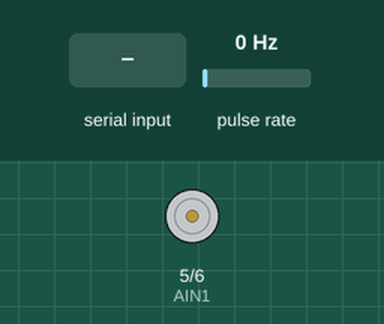
Simulated run of this sketch. Board: Arduino Uno, built with avr-gcc and run on an emulated ATmega328P. On the bench: motor-driver pin pairs drawn as motors (green arrow = first pin HIGH = forward, orange = second pin HIGH = backward, longer = more drive). Wiring (inferred from the names in the program): pulse sensor: data pin 2. The test bench sets the inputs (shaded band); at power-on: pulse rate 0 Hz. What the sketch prints to the serial monitor is not drawn.

Above: at 1.2 s.
1.3 s: "90,45\n" received over Serial
At 1.7 s:
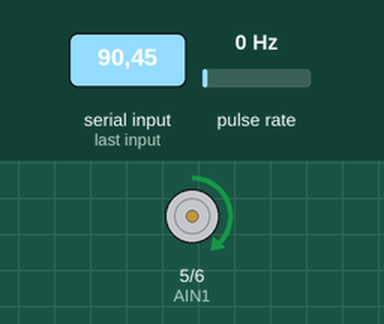
2.8 s: "30,150\n" received over Serial
At 4.0 s:
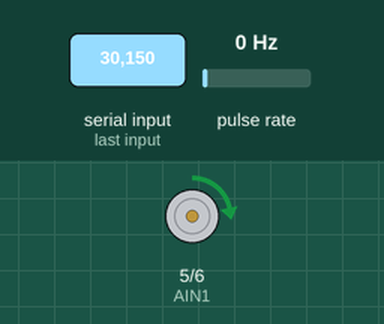
4.3 s: "200\n" received over Serial
At 5.1 s:
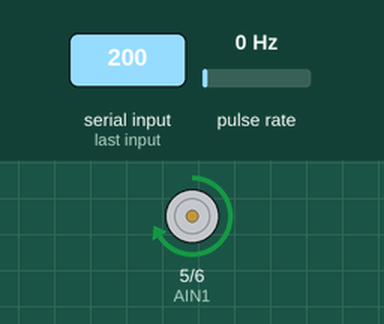
5.8 s: "90\n" received over Serial
At 6.2 s:
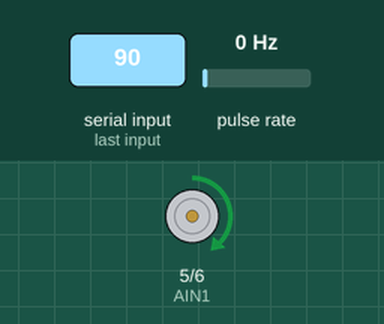
Timing chart, 0 to 8.3 s (numbered marks = the images above; inputs shaded):
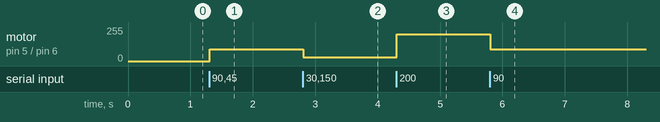

The sketch:

controlMotorLecturaRPM.ino
```cpp
///////////////// PINES ARDUINO ///////////////////////

const int AIN1 = 5;
const int AIN2 = 6;
const int encoderPin = 2;  //Pin 2, donde se conecta el encoder

//////////////// VARIABLES DE TRABAJO ///////////////////////
float rpm = 0.0;  // Revoluciones por minuto calculadas.
int pwm =0; // Ciclo de trabajo
volatile byte pulses = 0;       // Número de pulsos leidos por el Arduino
const float pulsesperturn = 20.0;   // Número de muescas que tiene el disco del encoder.
volatile unsigned long lastTimeDebounce = 0; // Tiempo antirebote.

/////////////////// VARIABLES TIEMPO DE MUESTREO ///////////////
unsigned long lastTime = 0, sampleTime = 100; // Tiempo de muestreo

////////////////// VARIABLES COMUNICACION SERIAL //////////////
String inputString = "";  // String para contener datos entrantes
bool stringComplete = false; // Bandera que indica la recepcion de un dato nuevo


void setup() {

  ////////// CONFIGURACIONES DE PINES //////////////////
  pinMode(AIN2,OUTPUT);
  attachInterrupt(0,counter, RISING); // Configuración de la interrupción 0.

  //////////// CONFIGURACION PUERTO SERIAL //////////////
  Serial.begin(9600);

  ////////// CONDICION INICIAL DE PINES ///////////////
  digitalWrite(AIN2,0);

}

void loop() {

  /////////// DATOS RECIBIDOS /////////////
  if (stringComplete)
  {
      pwm = inputString.toInt();
      analogWrite(AIN1,pwm);
      inputString = "";
      stringComplete = false;
  }

  ////////// ENVIAR DATOS //////////////
  if (millis()-lastTime>=sampleTime){

      noInterrupts(); //Desconectamos la interrupción para que no actué en esta parte del programa.
      rpm = 0.1*((pulses*60000.0)/((millis()-lastTime)*pulsesperturn))+0.9*rpm;  // Calculamos las revoluciones por minuto
      //http://www.conectados-online.com/encoder-de-cuadratura-para-robotica/
      lastTime = millis();// Almacenamos el tiempo actual.
      pulses = 0;  // Reset pulses.
      Serial.println(rpm);
      interrupts(); // Restart the interrupt processing // Reiniciamos la interrupción
  }

}

//////////////////////// FUNCION PARA RECIBIR DATOS /////////////////////
void serialEvent() {
  while (Serial.available()) {
    char inChar = (char)Serial.read();
    inputString += inChar;
    if (inChar == '\n') {
      stringComplete = true;
    }
  }
}

///////////////////////////FUNCION QUE CUENTA PULSOS/////////////////////
void counter()
{
  if(digitalRead(encoderPin) && (micros()-lastTimeDebounce >= 500)) // Vuelve a comprobar que el encoder envia una señal buena y luego comprueba que el tiempo es superior a 1000 microsegundos y vuelve a comprobar que la señal es correcta.
  {
    lastTimeDebounce = micros(); // Almacena el tiempo para comprobar que no contamos el rebote que hay en la señal.
    pulses++;
  }
}
```

Measured:
- after the input at 1.3 s, motor on pin 5 (AIN1) / pin 6 (AIN2): stopped → forward 90/255 at once
- after the input at 2.8 s, motor on pin 5 (AIN1) / pin 6 (AIN2): forward 90/255 → forward 30/255 at once
- after the input at 4.3 s, motor on pin 5 (AIN1) / pin 6 (AIN2): forward 30/255 → forward 200/255 at once
- after the input at 5.8 s, motor on pin 5 (AIN1) / pin 6 (AIN2): forward 200/255 → forward 90/255 at once
